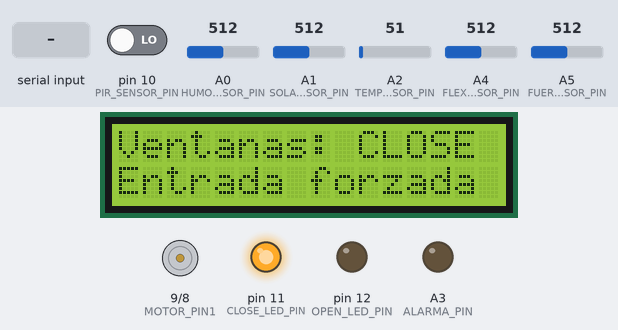
Bench run of a sketch on a simulated Arduino Uno, built with avr-gcc and run on an emulated ATmega328P. Parts: 16×2 character LCD, motor-driver pin pairs drawn as motors (green arrow = first pin HIGH = forward, orange = second pin HIGH = backward, longer = more drive), output pins drawn as LEDs (lit = HIGH). Inputs (shaded band) come from the test bench; at power-on: pin 10 (PIR_SENSOR_PIN) LOW, A0 (HUMO_SENSOR_PIN) = 512, A1 (SOLAR_SENSOR_PIN) = 512, A2 (TEMP_SENSOR_PIN) = 51, A4 (FLEXION_SENSOR_PIN) = 512, A5 (FUERZA_SENSOR_PIN) = 512. What the sketch prints to the serial monitor is not drawn.

Above: at 1.1 s.
At 2.2 s:
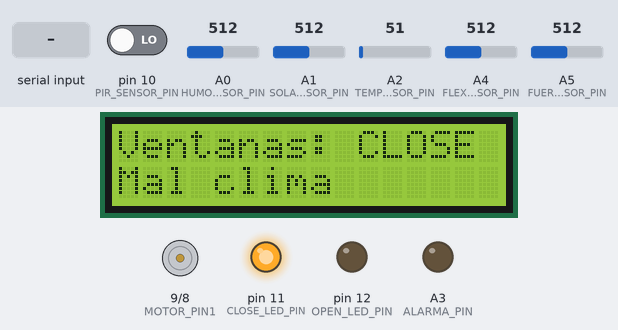
2.3 s: pin 10 (PIR_SENSOR_PIN) driven HIGH
At 4.5 s:
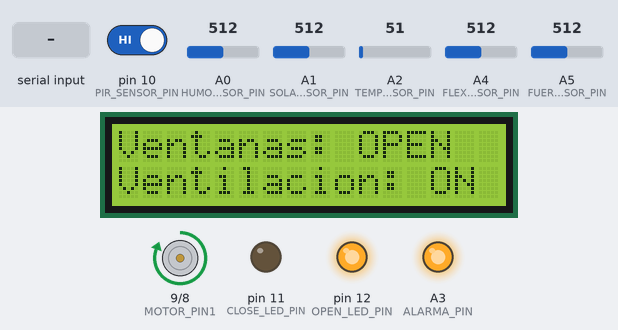
7.6 s: A0 (HUMO_SENSOR_PIN) set to 482
At 9.5 s:
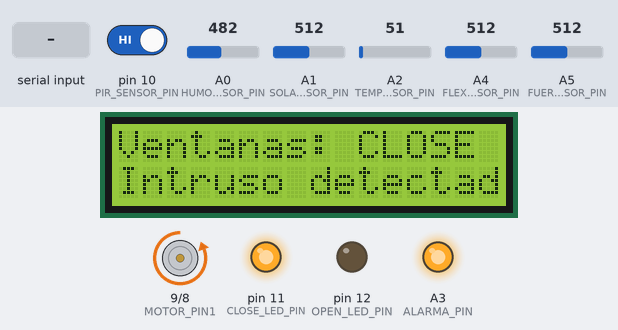
13.7 s: A0 (HUMO_SENSOR_PIN) set to 510
At 20.1 s:
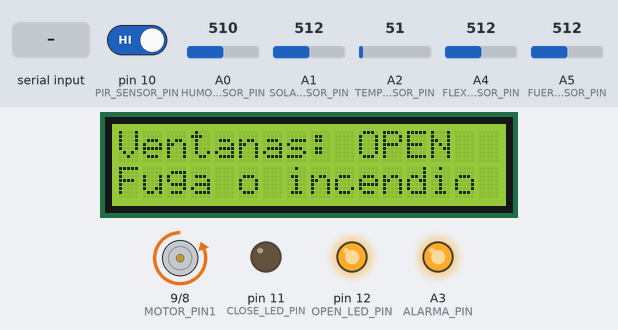
21.8 s: A0 (HUMO_SENSOR_PIN) set to 490
23.3 s: "90,45\n" received over Serial
34.9 s: pin 10 (PIR_SENSOR_PIN) driven LOW
Timing chart, 0 to 37.4 s (numbered marks = the images above; inputs shaded):
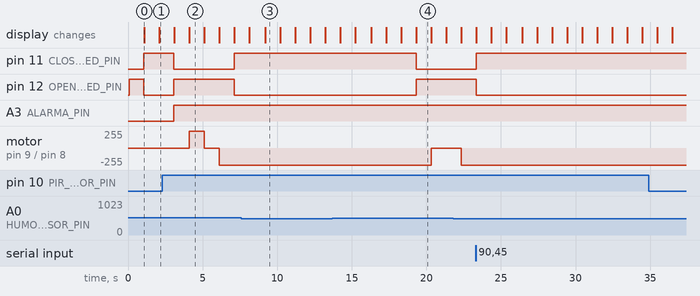

Measured:
- the behaviour switches between 501 and 500 on A0 (HUMO_SENSOR_PIN) (found by bisection; images 2 and 3)
- after the input at 7.6 s, pin 11 (CLOSE_LED_PIN): stays HIGH (without the input it goes to LOW after 4.6 s); pin 12 (OPEN_LED_PIN): stays LOW (without the input it goes to HIGH after 4.6 s); motor on pin 9 (MOTOR_PIN1) / pin 8 (MOTOR_PIN2): stays backward 255/255 (without the input it goes to stopped after 5.6 s)
- after the input at 13.7 s, pin 11 (CLOSE_LED_PIN): HIGH → LOW after 5.6 s; pin 12 (OPEN_LED_PIN): LOW → HIGH after 5.6 s; motor on pin 9 (MOTOR_PIN1) / pin 8 (MOTOR_PIN2): backward 255/255 → stopped after 6.6 s; the display: first differs from a run without the input after 5.6 s (image 4)
- what the display in image 0 shows lasts 1.0 s, from 1.1 s to 2.1 s

The sketch:

Seguridad_Hogar.ino
```cpp
// C++ code
#include <LiquidCrystal.h>

//Pines del LCD
LiquidCrystal lcd(2, 3, 4, 5, 6, 7);

const int HUMO_SENSOR_PIN = A0;
const int SOLAR_SENSOR_PIN = A1;
const int TEMP_SENSOR_PIN = A2;
const int ALARMA_PIN = A3;
const int FLEXION_SENSOR_PIN = A4;
const int FUERZA_SENSOR_PIN = A5;
const int MOTOR_PIN2 = 8;
const int MOTOR_PIN1 = 9;
const int PIR_SENSOR_PIN = 10;
const int CLOSE_LED_PIN = 11;
const int OPEN_LED_PIN = 12;

const unsigned long SECURITY_CODE = 123456;
unsigned long enteredCode = 0;

float temperature = 25.0;
bool cloudDetected = false;
bool smokeDetected = false;
bool movementDetected = false;
bool flexDetected = false;
bool forceDetected = false;
bool heatingState = false;
bool ventilationState = false;
bool alarmState = false;
bool enterSecurityCode = false;
bool isOpen = false;
bool isClose = false;

void setup()
{
  Serial.begin(9600);
  Serial.println("Conexion serial exitosa");

  pinMode(HUMO_SENSOR_PIN, INPUT);
  pinMode(SOLAR_SENSOR_PIN, INPUT);
  pinMode(TEMP_SENSOR_PIN, INPUT);
  pinMode(ALARMA_PIN, OUTPUT);
  pinMode(FLEXION_SENSOR_PIN, INPUT);
  pinMode(FUERZA_SENSOR_PIN, INPUT);
  pinMode(MOTOR_PIN1, OUTPUT);
  pinMode(MOTOR_PIN2, OUTPUT);
  pinMode(PIR_SENSOR_PIN, INPUT);
  pinMode(CLOSE_LED_PIN, OUTPUT);
  pinMode(OPEN_LED_PIN, OUTPUT);

  digitalWrite(OPEN_LED_PIN, LOW);
  digitalWrite(CLOSE_LED_PIN, LOW);

  lcd.begin(16, 2);
  lcd.clear();
  lcd.setCursor(0,0);
  lcd.print("Ventanas: OPEN");
  openWindows();
  delay(1000);
}

void loop() {
  temperature = readTemperature();
  cloudDetected = isCloudDetected();
  smokeDetected = isSmokeDetected();
  movementDetected = isMovementDetected();
  flexDetected = isFlexDetected();
  forceDetected = isForceDetected();

  if(movementDetected || flexDetected || forceDetected)
  {
  	closeWindows();
    activateAlarm();
  }
  if(smokeDetected){
   	openWindows();
    activateAlarm();
    openVentilation();
  }
  if(temperature < 15 || cloudDetected){
    openHeating();
    if(ventilationState){
      closeVentilation();
    }
  	closeWindows();
  }
  if(temperature > 40) {
    openVentilation();
    if(heatingState){
      closeHeating();
    }
    openWindows();
  }
  if(temperature > 15 && !cloudDetected && heatingState){
    closeHeating();
    openWindows();
  }
  if(temperature < 40 && ventilationState){
    closeVentilation();
  }
  if(enteredCode > 0){
    Serial.println(enteredCode);
  }
  if(alarmState){
    if(enteredCode == 0){
      Serial.println("La alarma del hogar esta activada");
      Serial.println("Ingrese el codigo de seguridad para desactivarla.");
    }
    Serial.println("Ingrese el proximo digito de la clave: ");
    char receivedChar = Serial.read();
    if (receivedChar >= '0' && receivedChar <= '9') {
      enteredCode = enteredCode * 10 + (receivedChar - '0');
      if (enteredCode > 99999 && enteredCode != SECURITY_CODE) {
        Serial.println("Codigo incorrecto");
        enteredCode = 0;
        enterSecurityCode = false;
      }
  	}
    if (enteredCode == SECURITY_CODE) {
      Serial.println("Codigo correcto. Apagando alarmas");
      desactivateAlarm();
      delay(1000);
      openWindows();
      lcd.clear();
      lcd.setCursor(0,0);
      lcd.print("Ventanas: OPEN");
      enteredCode = 0;
      enterSecurityCode = false;
    }
  }
}

bool isMovementDetected() {
  int pir_data = digitalRead(PIR_SENSOR_PIN);
  return pir_data==HIGH;
}

bool isCloudDetected() {
  int lightLevel = analogRead(SOLAR_SENSOR_PIN);
  return lightLevel>200;
}

float readTemperature() {
  return map(analogRead(TEMP_SENSOR_PIN),0,1023,0,170);
}

bool isSmokeDetected() {
  int smokeLevel = analogRead(HUMO_SENSOR_PIN);
  return smokeLevel>500;
}

bool isFlexDetected() {
  int flexLevel = analogRead(FLEXION_SENSOR_PIN);
  return flexLevel>200;
}

bool isForceDetected() {
  int forceLevel = analogRead(FUERZA_SENSOR_PIN);
  return forceLevel>5;
}

void activateAlarm() {
  analogWrite(ALARMA_PIN, 255);
  alarmState = true;
}

void desactivateAlarm() {
  analogWrite(ALARMA_PIN, 0);
  alarmState = false;
}

void openVentilation() {
  lcd.clear();
  lcd.setCursor(0,0);
  lcd.print("Ventanas: OPEN");
  lcd.setCursor(0,1);
  lcd.print("Ventilacion: ON");
  digitalWrite(MOTOR_PIN1, HIGH);
  delay(1000);
  ventilationState = true;
}

void closeVentilation() {
  lcd.clear();
  lcd.setCursor(0,0);
  lcd.print("Ventanas: OPEN");
  lcd.setCursor(0,1);
  lcd.print("Ventilacion: OFF");
  digitalWrite(MOTOR_PIN1, LOW);
  delay(1000);
  ventilationState = false;
}

void openHeating(){
  lcd.clear();
  lcd.setCursor(0,0);
  lcd.print("Ventanas: CLOSE");
  lcd.setCursor(0,1);
  lcd.print("Calefaccion: ON");
  digitalWrite(MOTOR_PIN2, HIGH);
  delay(1000);
  heatingState = true;
}

void closeHeating(){
  lcd.clear();
  lcd.setCursor(0,0);
  lcd.print("Ventanas: OPEN");
  lcd.setCursor(0,1);
  lcd.print("Calefaccion: OFF");
  digitalWrite(MOTOR_PIN2, LOW);
  delay(1000);
  heatingState = false;
}

void openWindows() {
  digitalWrite(CLOSE_LED_PIN, LOW);
  digitalWrite(OPEN_LED_PIN, HIGH);
  if(smokeDetected){
    lcd.clear();
  	lcd.setCursor(0,0);
  	lcd.print("Ventanas: OPEN");
  	lcd.setCursor(0,1);
  	lcd.print("Fuga o incendio");
    delay(1000);
  }
  isOpen = true;
  isClose = false;
}

void closeWindows() {
  digitalWrite(OPEN_LED_PIN, LOW);
  digitalWrite(CLOSE_LED_PIN, HIGH);
  if(movementDetected){
    lcd.clear();
  	lcd.setCursor(0,0);
  	lcd.print("Ventanas: CLOSE");
    lcd.setCursor(0,1);
  	lcd.print("Intruso detectado");
    delay(1000);
  }
  if(flexDetected || forceDetected){
    lcd.clear();
  	lcd.setCursor(0,0);
  	lcd.print("Ventanas: CLOSE");
    lcd.setCursor(0,1);
  	lcd.print("Entrada forzada");
    delay(1000);
  }
  if(temperature < 20 || cloudDetected){
    lcd.clear();
  	lcd.setCursor(0,0);
  	lcd.print("Ventanas: CLOSE");
   	lcd.setCursor(0,1);
  	lcd.print("Mal clima");
    delay(1000);
  }
  isOpen = false;
  isClose = true;
}
```
